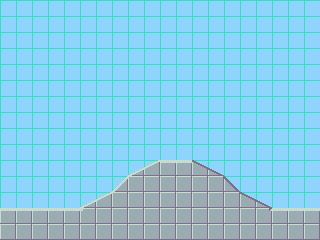

This game map was drawn from its Tiled (.tmx) file and the tilesets committed beside it. A one-line description and the full map source follow:
An orthogonal 20x15 tile map with 16x16 px tiles, 2 tile layers (Camada de Blocos 2, Camada de Blocos 1).

<map version="1.10" tiledversion="1.11.0" orientation="orthogonal" renderorder="right-down" width="20" height="15" tilewidth="16" tileheight="16" infinite="0" nextlayerid="3" nextobjectid="1">
 <tileset firstgid="1" source="Prototype_Tileset_16x16.tsx" />
 <layer id="2" name="Camada de Blocos 2" width="20" height="15" locked="1">
  <data encoding="csv">
153,153,153,153,153,153,153,153,153,153,153,153,153,153,153,153,153,153,153,153,
153,153,153,153,153,153,153,153,153,153,153,153,153,153,153,153,153,153,153,153,
153,153,153,153,153,153,153,153,153,153,153,153,153,153,153,153,153,153,153,153,
153,153,153,153,153,153,153,153,153,153,153,153,153,153,153,153,153,153,153,153,
153,153,153,153,153,153,153,153,153,153,153,153,153,153,153,153,153,153,153,153,
153,153,153,153,153,153,153,153,153,153,153,153,153,153,153,153,153,153,153,153,
153,153,153,153,153,153,153,153,153,153,153,153,153,153,153,153,153,153,153,153,
153,153,153,153,153,153,153,153,153,153,153,153,153,153,153,153,153,153,153,153,
153,153,153,153,153,153,153,153,153,153,153,153,153,153,153,153,153,153,153,153,
153,153,153,153,153,153,153,153,153,153,153,153,153,153,153,153,153,153,153,153,
153,153,153,153,153,153,153,153,153,153,153,153,153,153,153,153,153,153,153,153,
153,153,153,153,153,153,153,153,153,153,153,153,153,153,153,153,153,153,153,153,
153,153,153,153,153,153,153,153,153,153,153,153,153,153,153,153,153,153,153,153,
153,153,153,153,153,153,153,153,153,153,153,153,153,153,153,153,153,153,153,153,
153,153,153,153,153,153,153,153,153,153,153,153,153,153,153,153,153,153,153,153
</data>
 </layer>
 <layer id="1" name="Camada de Blocos 1" width="20" height="15" locked="1">
  <data encoding="csv">
0,0,0,0,0,0,0,0,0,0,0,0,0,0,0,0,0,0,0,0,
0,0,0,0,0,0,0,0,0,0,0,0,0,0,0,0,0,0,0,0,
0,0,0,0,0,0,0,0,0,0,0,0,0,0,0,0,0,0,0,0,
0,0,0,0,0,0,0,0,0,0,0,0,0,0,0,0,0,0,0,0,
0,0,0,0,0,0,0,0,0,0,0,0,0,0,0,0,0,0,0,0,
0,0,0,0,0,0,0,0,0,0,0,0,0,0,0,0,0,0,0,0,
0,0,0,0,0,0,0,0,0,0,0,0,0,0,0,0,0,0,0,0,
0,0,0,0,0,0,0,0,0,0,0,0,0,0,0,0,0,0,0,0,
0,0,0,0,0,0,0,0,0,0,0,0,0,0,0,0,0,0,0,0,
0,0,0,0,0,0,0,0,0,0,0,0,0,0,0,0,0,0,0,0,
0,0,0,0,0,0,0,0,29,30,51,51,31,32,0,0,0,0,0,0,
0,0,0,0,0,0,0,27,67,67,67,67,67,67,28,0,0,0,0,0,
0,0,0,0,0,29,30,67,67,67,67,67,67,67,67,31,32,0,0,0,
51,51,51,51,51,24,67,67,67,67,67,67,67,67,67,67,25,51,51,51,
67,67,67,67,67,67,67,67,67,67,67,67,67,67,67,67,67,67,67,67
</data>
 </layer>
</map>
